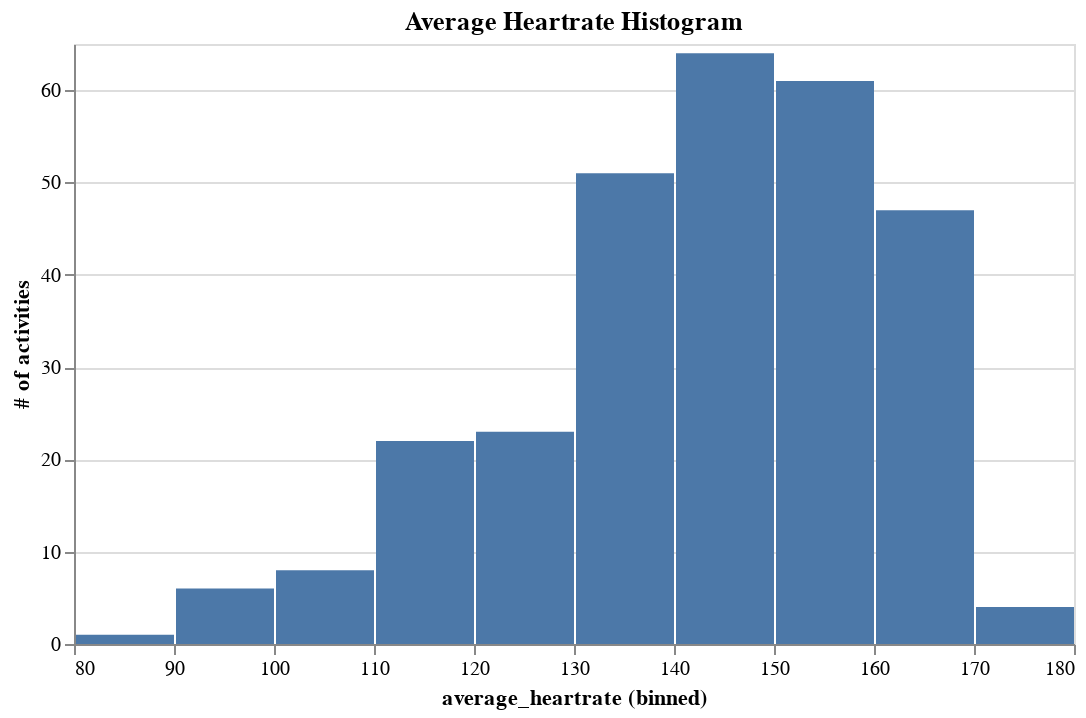

This figure's notebook cell:
### Markdown cell above
# Benton Harbor Training Histogram
Had more efforts on the higher end of my relative aerobic capacity between 140bpm and 170bpm in comparison to training for Ohio where the majority of my training was on the lower end of my aerobic capacity. Based quite a bit of my training on effort and felt pretty good for the most part.

### Code cell
alt.Chart(mi_df).mark_bar().encode(
alt.X("average_heartrate:Q",bin=alt.Bin(step=10)),
y=alt.Y('count(activity_id):Q', axis=alt.Axis(title='# of activities'))).properties(
width=500,
title='Average Heartrate Histogram')

### Figure 1 — Vega-Lite specification as saved in the notebook (floating-point values rounded to 4 significant figures; data arrays with more than 128 entries replaced by an {"elided": "..."} marker saying what was removed)
{"config": {"view": {"continuousWidth": 400, "continuousHeight": 300}}, "data": {"name": "data-6ef3d64baf71f1ec45f92afb295cef0b"}, "mark": "bar", "encoding": {"x": {"bin": {"step": 10}, "field": "average_heartrate", "type": "quantitative"}, "y": {"aggregate": "count", "axis": {"title": "# of activities"}, "field": "activity_id", "type": "quantitative"}}, "title": "Average Heartrate Histogram", "width": 500, "$schema": "https://vega.github.io/schema/vega-lite/v4.17.0.json", "datasets": {"data-6ef3d64baf71f1ec45f92afb295cef0b": {"elided": "300 records"}}}
